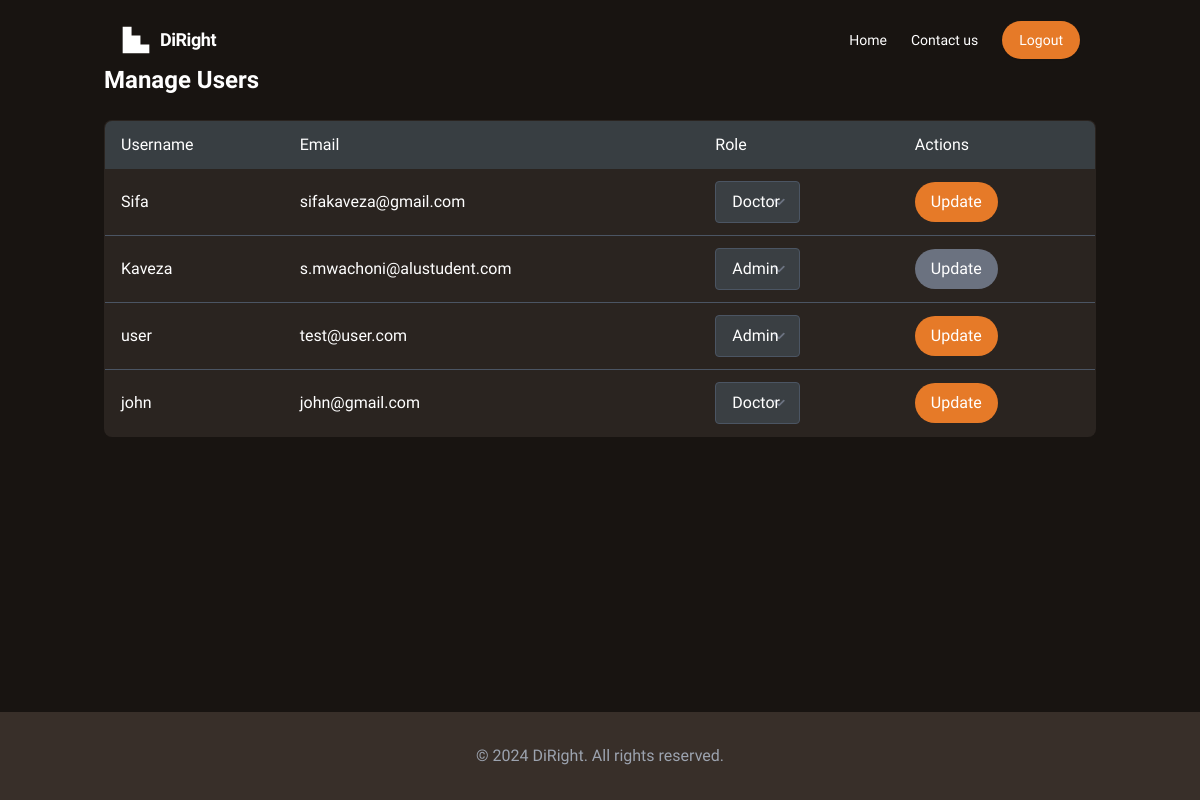
The page /manage_users (signed in) on the database as committed earlier.
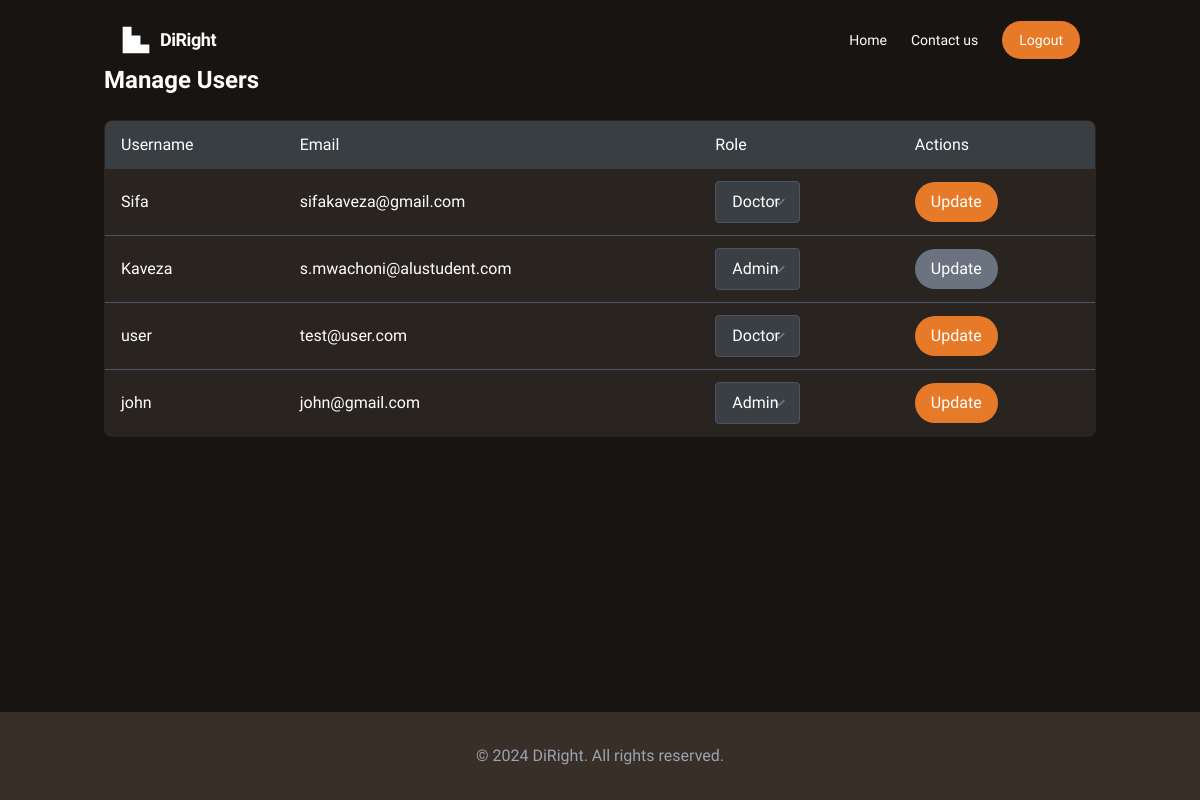
The same page on the database as committed later.
### website/models.py (models this page shows, shortened)
class User(UserMixin, db.Model):
    id = db.Column(db.Integer, primary_key=True)
    username = db.Column(db.String(150), unique=True, index=True, nullable=False)
    email = db.Column(db.String(150), unique=True, index=True, nullable=False)
    password = db.Column(db.String(256), nullable=False)
    role = db.Column(db.String(50), nullable=False)

### website/views.py (the view)
@views.route('/manage_users', methods=['GET', 'POST'])
@login_required
def manage_users():
    if current_user.role == 'admin':
        users = User.query.all()
        return render_template('manage_users.html', users=users)
    return redirect(url_for('views.home'))

### website/__init__.py (called while the page is built)
def create_app():
    app = Flask(__name__)
    app.config['SECRET_KEY'] = 'hufidfgfjfjf bhdjufjsdfjdbf'
    app.config['SQLALCHEMY_DATABASE_URI'] = 'sqlite:///site.db'
    app.config['SQLALCHEMY_TRACK_MODIFICATIONS'] = False
    db.init_app(app)
    login_manager.init_app(app)
    login_manager.login_view = 'auth.login'
    from .views import views
    from .auth import auth
    app.register_blueprint(views, url_prefix='/')
    app.register_blueprint(auth, url_prefix='/')
    from .models import User, PatientDocument
    create_database(app)
    @login_manager.user_loader
    def load_user(user_id):
        return User.query.get(int(user_id))
    return app

### website/templates/manage_users.html (shortened to what this page needs)
{% extends "base.html" %}
{% block content %}
<div class="container mx-auto px-4 py-8 pt-16">
    <h1 class="text-2xl font-bold mb-6 text-white">Manage Users</h1>
    <div class="overflow-x-auto">
        <form method="POST" action="{{ url_for('views.update_user') }}">
            <table class="min-w-full bg-[#2a2420] border border-gray-600 rounded-lg overflow-hidden">
                <thead>
                    <tr class="bg-[#383e42]">
                        <th class="py-3 px-4 text-left font-medium text-white">Username</th>
                        <th class="py-3 px-4 text-left font-medium text-white">Email</th>
                        <th class="py-3 px-4 text-left font-medium text-white">Role</th>
                        <th class="py-3 px-4 text-left font-medium text-white">Actions</th>
                    </tr>
                </thead>
                <tbody>
                    {% for user in users %}
                    <tr class="border-b border-gray-600">
                        <td class="py-3 px-4 text-white">{{ user.username }}</td>
                        <td class="py-3 px-4 text-white">{{ user.email }}</td>
                        <td class="py-3 px-4">
                            <select name="role_{{ user.email }}" class="form-select bg-[#3a3f43] border border-gray-600 rounded px-4 py-2 text-white focus:outline-none focus:ring-2 focus:ring-[#e67a28]">
                                <option value="admin" {% if user.role == 'admin' %}selected{% endif %}>Admin</option>
                                <option value="doctor" {% if user.role == 'doctor' %}selected{% endif %}>Doctor</option>
                            </select>
                        </td>
                        <td class="py-3 px-4">
                            {% if user.email == current_user.email %}
                            <button type="button" class="bg-gray-500 text-white font-medium py-2 px-4 rounded-full cursor-not-allowed" disabled>Update</button>
                            {% else %}
                            <button type="submit" name="update_user" value="{{ user.email }}" class="bg-[#e67a28] hover:bg-[#d86a1f] text-white font-medium py-2 px-4 rounded-full transition duration-300">Update</button>
                            {% endif %}
                        </td>
                    </tr>
                    {% endfor %}
                </tbody>
            </table>
        </form>
    </div>
</div>
{% endblock %}

### website/templates/base.html (shortened to what this page needs)
<!DOCTYPE html>
<html lang="en" class="h-full">
<head>
    <script src="https://cdn.tailwindcss.com?plugins=forms,typography"></script>
</head>
<body class="bg-background text-white font-sans flex flex-col min-h-screen">
    <header class="fixed w-full z-50 transition-all duration-300">
        <div class="container mx-auto px-4 sm:px-6 lg:px-8">
            <div class="flex items-center justify-between h-20">
                <a href="{{ url_for('views.home') }}" class="flex items-center gap-2 z-10">
                    <div class="w-8 h-8">
                        <svg viewBox="0 0 48 48" fill="none" xmlns="http://www.w3.org/2000/svg">
                            <path d="M4 4H17.3334V17.3334H30.6666V30.6666H44V44H4V4Z" fill="currentColor"></path>
                        </svg>
                    </div>
                    <span class="text-lg font-bold tracking-tight">DiRight</span>
                </a>
                <nav class="hidden md:flex items-center space-x-6">
                    <a href="{{ url_for('views.home') }}" class="text-sm font-medium hover:text-primary transition">Home</a>
                    <a href="https://www.linkedin.com/in/sifa-mwachoni/" target="_blank" class="text-sm font-medium hover:text-primary transition">Contact us</a>
                    {% if current_user.is_authenticated %}
                        <a href="{{ url_for('auth.logout') }}" class="inline-flex items-center px-4 py-2 border border-transparent text-sm font-medium rounded-full shadow-sm text-white bg-primary hover:bg-opacity-90 focus:outline-none focus:ring-2 focus:ring-offset-2 focus:ring-primary transition">Logout</a>
                    {% else %}
                        <a href="{{ url_for('auth.login') }}" class="inline-flex items-center px-4 py-2 border border-transparent text-sm font-medium rounded-full shadow-sm text-white bg-primary hover:bg-opacity-90 focus:outline-none focus:ring-2 focus:ring-offset-2 focus:ring-primary transition">Login</a>
                    {% endif %}
                </nav>
            </div>
        </div>
    </header>
    <main class="flex-grow">
        {% block content %}{% endblock %}
    </main>
    <footer class="bg-secondary text-gray-400 py-8">
        <div class="container mx-auto px-4 sm:px-6 lg:px-8">
            <p class="text-center">&copy; 2024 DiRight. All rights reserved.</p>
        </div>
    </footer>
</body>
</html>

Rows that differ between the two databases and show on the page:
changed User "user": role+email "Admin" → "Doctor"
changed User "john": role+email "Doctor" → "Admin"
